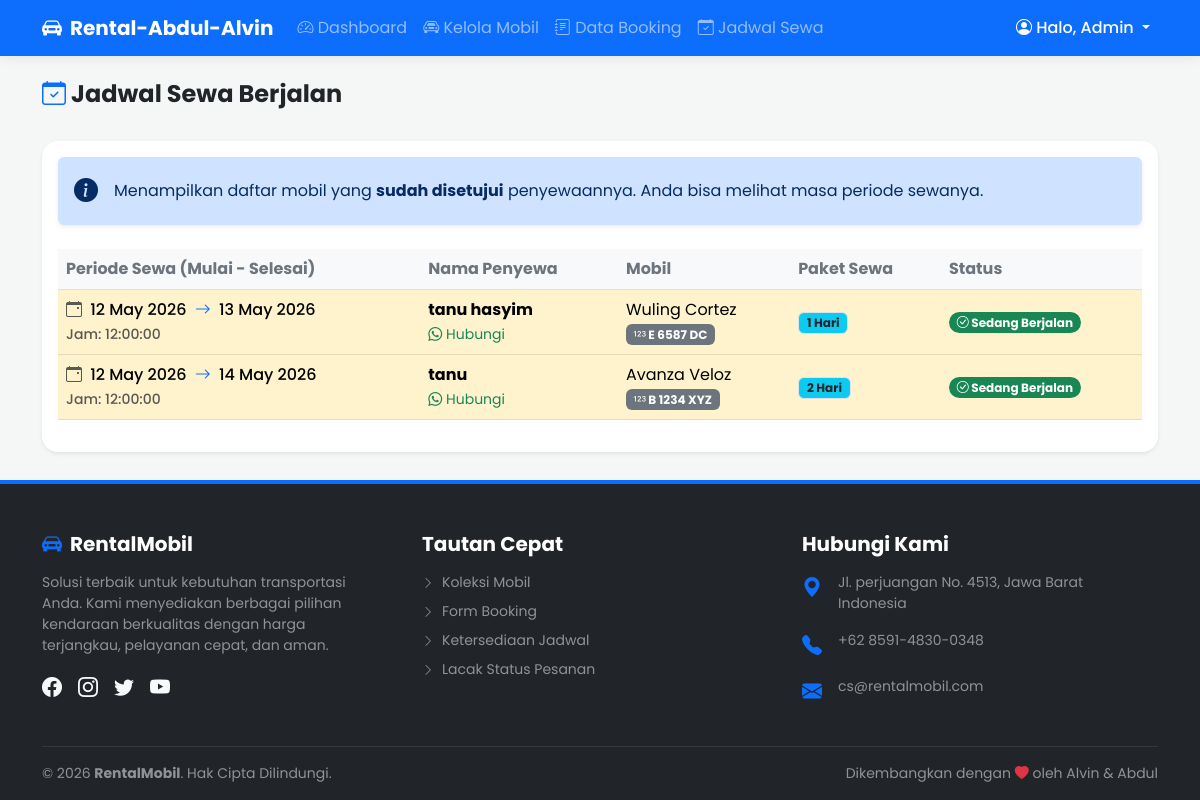
Screenshot of /admin/jadwal.php (signed in) with the database file from the repository.
### tables this page shows
CREATE TABLE `booking` (
  `id_booking` int(11) NOT NULL,
  `nama` varchar(100) NOT NULL,
  `id_mobil` int(11) NOT NULL,
  `tanggal` date NOT NULL,
  `jam_mulai` time NOT NULL,
  `tipe_sewa` varchar(20) NOT NULL DEFAULT 'Harian',
  `lama_sewa` int(11) NOT NULL,
  `tanggal_selesai` date NOT NULL,
  `jam_selesai` time NOT NULL,
  `total_harga` int(11) NOT NULL,
  `no_hp` varchar(20) NOT NULL,
  `alamat` text NOT NULL,
  `status` enum('Menunggu','Disetujui','Ditolak','Selesai') NOT NULL DEFAULT 'Menunggu'
);

CREATE TABLE `mobil` (
  `id_mobil` int(11) NOT NULL,
  `nama_mobil` varchar(100) NOT NULL,
  `merk` varchar(50) NOT NULL,
  `plat_nomor` varchar(20) NOT NULL,
  `harga` int(11) NOT NULL,
  `foto` varchar(255) NOT NULL,
  `status` enum('Tersedia','Tidak Tersedia') NOT NULL DEFAULT 'Tersedia'
);

### admin/jadwal.php (the view, shortened to what this page needs)
<?php
include '../config/koneksi.php';
include '../templates/header.php';
?>
<div class="d-flex justify-content-between align-items-center mb-4">
    <h4 class="fw-bold text-dark"><i class="bi bi-calendar-check text-primary"></i> Jadwal Sewa Berjalan</h4>
</div>
<div class="card shadow-sm border-0 rounded-4">
    <div class="card-body">
        <div class="alert alert-primary border-0 shadow-sm d-flex align-items-center" role="alert">
            <i class="bi bi-info-circle-fill fs-4 me-3"></i>
            <div>
                Menampilkan daftar mobil yang <strong>sudah disetujui</strong> penyewaannya. Anda bisa melihat masa periode sewanya.
            </div>
        </div>
        <div class="table-responsive mt-4">
            <table class="table table-hover align-middle">
                <thead class="table-light">
                    <tr>
                        <th class="text-secondary">Periode Sewa (Mulai - Selesai)</th>
                        <th class="text-secondary">Nama Penyewa</th>
                        <th class="text-secondary">Mobil</th>
                        <th class="text-secondary">Paket Sewa</th>
                        <th class="text-secondary">Status</th>
                    </tr>
                </thead>
                <tbody>
                    <?php
                    $q = mysqli_query($koneksi, "SELECT b.*, m.nama_mobil, m.plat_nomor
                                                 FROM booking b
                                                 JOIN mobil m ON b.id_mobil = m.id_mobil
                                                 WHERE b.status = 'Disetujui'
                                                 AND b.tanggal_selesai >= CURDATE()
                                                 ORDER BY b.tanggal ASC");
                    if(mysqli_num_rows($q) > 0):
                        while($d = mysqli_fetch_array($q)):
                            $is_active = ($d['tanggal'] <= date('Y-m-d') && $d['tanggal_selesai'] >= date('Y-m-d'));
                    ?>
                    <tr class="<?= $is_active ? 'table-warning' : '' ?>">
                        <td class="fw-medium">
                            <i class="bi bi-calendar-event text-muted me-1"></i> <?= date('d M Y', strtotime($d['tanggal'])) ?>
                            <i class="bi bi-arrow-right mx-1 text-primary"></i>
                            <?= date('d M Y', strtotime($d['tanggal_selesai'])) ?>
                            <br><small class="text-muted">Jam: <?= $d['jam_mulai'] ?></small>
                        </td>
                        <td class="fw-bold"><?= $d['nama'] ?><br><small class="fw-normal"><a href="https://wa.me/<?= $d['no_hp'] ?>" target="_blank" class="text-success text-decoration-none"><i class="bi bi-whatsapp"></i> Hubungi</a></small></td>
                        <td>
                            <?= $d['nama_mobil'] ?> <br>
                            <span class="badge bg-secondary"><i class="bi bi-123"></i> <?= $d['plat_nomor'] ?></span>
                        </td>
                        <td><span class="badge bg-info text-dark border"><?= $d['lama_sewa'] ?> <?= str_replace("an", "", $d['tipe_sewa']) ?></span></td>
                        <td><span class="badge bg-success rounded-pill"><i class="bi bi-check-circle"></i> Sedang Berjalan</span></td>
                    </tr>
                    <?php
                        endwhile;
                    endif; ?>
                </tbody>
            </table>
        </div>
    </div>
</div>
<?php include '../templates/footer.php'; ?>

### templates/header.php (style rules this page uses)
body { font-family: 'Poppins', sans-serif; background-color: #f4f7f6; }

### templates/footer.php (style rules this page uses)
html, body { height: 100%; }
body { display: flex; flex-direction: column; min-height: 100vh; }

### rows the page displays
booking: tanggal "12 May 2026", tanggal_selesai "13 May 2026", jam_mulai "12:00:00", nama "tanu hasyim", id_mobil.nama_mobil "Wuling Cortez", id_mobil.plat_nomor "E 6587 DC", lama_sewa "1", tipe_sewa "Hari"
booking: tanggal "12 May 2026", tanggal_selesai "14 May 2026", jam_mulai "12:00:00", nama "tanu", id_mobil.nama_mobil "Avanza Veloz", id_mobil.plat_nomor "B 1234 XYZ", lama_sewa "2", tipe_sewa "Hari"
